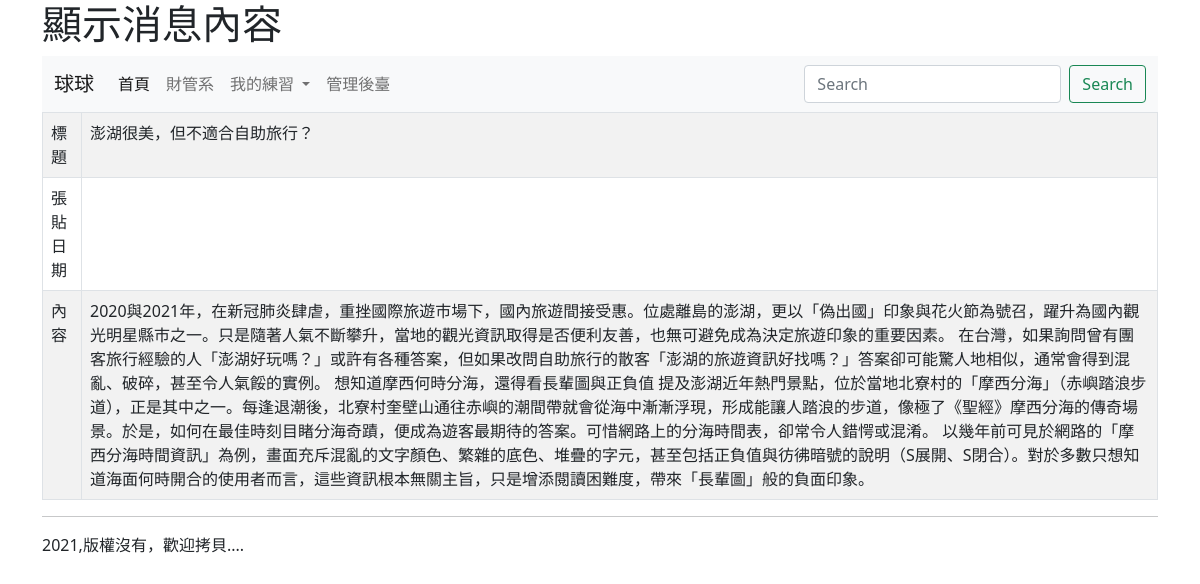
/show/1/, run on the app's committed database.
### mysite/models.py (models this page shows, shortened)
class Post(models.Model):
    title = models.CharField(max_length=200)
    body = models.TextField()
    pub_date = models.DateTimeField(default=timezone.now)
    class Meta:
        ordering = ('-pub_date',)

### mysite/views.py (the view)
# urls.py: path('show/<int:id>/',show),
def show(request, id):
	try:
		target = Post.objects.get(id=id)
	except:
		return redirect("/")
	return render(request,"showpost.html", locals())

### templates/showpost.html (shortened to what this page needs)
{% extends "base.html" %}
{% block headmessage %} <h1>顯示消息內容</h1>{% endblock %}
{% block content %}
<table class='table table-striped table-bordered'>
	<tr>
		<td>標題</td>
		<td>{{target.title}}</td>
	</tr>
	<tr>
		<td>張貼日期</td>
		<td>{{target.pub_data}}</td>
	</tr>
	<tr>
		<td>內容</td>
		<td>{{target.body}}</td>
	</tr>
</table>
{% endblock %}

### data on the page
Post: title "澎湖很美，但不適合自助旅行？", body "2020與2021年，在新冠肺炎肆虐，重挫國際旅遊市場下，國內旅遊間接受惠。位處離島的澎湖，更以「偽出國」印象與花火節為號召，躍升為國內觀光明星縣市之一。只是隨著人氣不斷攀升，當地的觀光資訊取得是否便利友善，也無可避免成為決定旅遊印象的重要因素。 在台灣，如果詢問曾有團客旅行經驗的人「澎湖好玩嗎？」或許有各種答案，但如果改問自助旅行的散客「澎湖的旅遊資訊好找嗎？」答案卻可能驚人地相似，通常會得到混亂、破碎，甚至令人氣餒的實例。 想知道摩西何時分海，還得看長輩圖與正負值 提及澎湖近年熱門景點，位於當地北寮村的「摩西分海」（赤嶼踏浪步道），正是其中之一。每逢退潮後，北寮村奎壁山通往赤嶼的潮間帶就會從海中漸漸浮現，形成能讓人踏浪的步道，像極了《聖經》摩西分海的傳奇場景。於是，如何在最佳時刻目睹分海奇蹟，便成為遊客最期待的答案。可惜網路上的分海時間表，卻常令人錯愕或混淆。 以幾年前可見於網路的「摩西分海時間資訊」為例，畫面充斥混亂的文字顏色、繁雜的底色、堆疊的字元，甚至包括正負值與彷彿暗號的說明（S展開、S閉合）。對於多數只想知道海面何時開合的使用者而言，這些資訊根本無關主旨，只是增添閱讀困難度，帶來「長輩圖」般的負面印象。"
